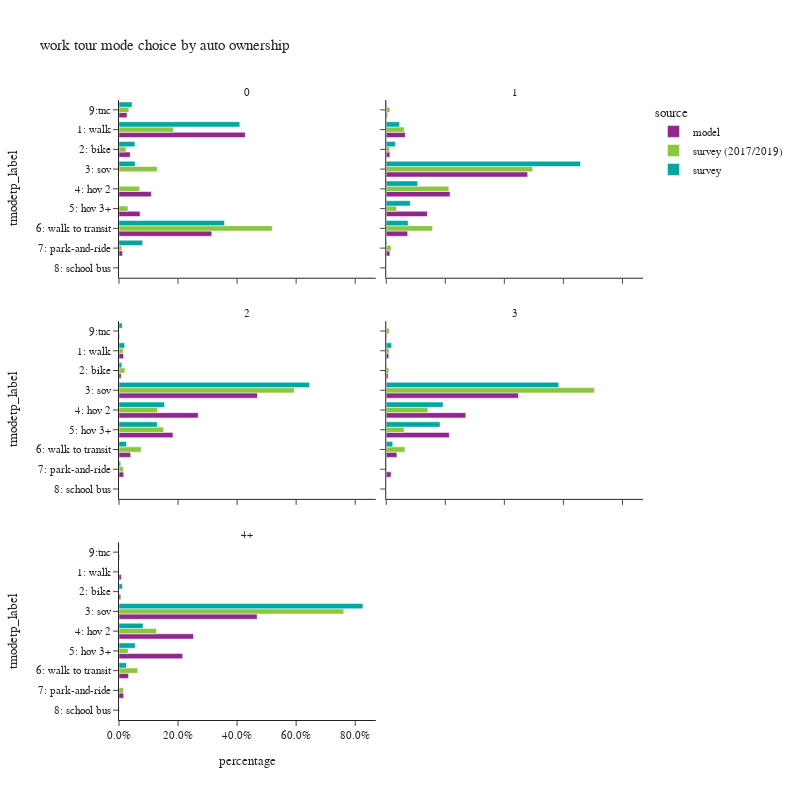

Here is the notebook cell this chart was saved with:
### Code cell
plot_mode_choice(wk_tour.loc[wk_tour['auto_ownership_4+']!="-1"],"auto_ownership_4+",
                 {"auto_ownership_4+":["0","1","2","3","4+"],
                  "tmodetp_label":["1: walk","2: bike","3: sov","4: hov 2","5: hov 3+","6: walk to transit",
                                   "7: park-and-ride","8: school bus","9: other–survey only"]},
                 "auto ownership",2,800)

### Figure 1 — Plotly figure (JSON) as saved in the notebook; plotly's stock layout.template omitted (floating-point values rounded to 4 significant figures)
{"data": [{"alignmentgroup": "True", "customdata": [[16785], [1488], [4296], [2801], [12341], [473], [1070]], "hovertemplate": "source=model<br>auto_ownership_4+=0<br>percentage=%{x}<br>tmodetp_label=%{y}<br>sample count=%{customdata[0]}<extra></extra>", "legendgroup": "model", "marker": {"color": "#91268F", "pattern": {"shape": ""}}, "name": "model", "offsetgroup": "model", "orientation": "h", "showlegend": true, "textposition": "auto", "type": "bar", "x": [0.4276, 0.03791, 0.1094, 0.07136, 0.3144, 0.01205, 0.02726], "xaxis": "x5", "y": ["1: walk", "2: bike", "4: hov 2", "5: hov 3+", "6: walk to transit", "7: park-and-ride", "9:tnc"], "yaxis": "y5"}, {"alignmentgroup": "True", "customdata": [[21441], [4112], [158894], [71709], [46208], [24035], [4059], [1304]], "hovertemplate": "source=model<br>auto_ownership_4+=1<br>percentage=%{x}<br>tmodetp_label=%{y}<br>sample count=%{customdata[0]}<extra></extra>", "legendgroup": "model", "marker": {"color": "#91268F", "pattern": {"shape": ""}}, "name": "model", "offsetgroup": "model", "orientation": "h", "showlegend": false, "textposition": "auto", "type": "bar", "x": [0.06463, 0.01239, 0.4789, 0.2161, 0.1393, 0.07245, 0.01223, 0.003931], "xaxis": "x6", "y": ["1: walk", "2: bike", "3: sov", "4: hov 2", "5: hov 3+", "6: walk to transit", "7: park-and-ride", "9:tnc"], "yaxis": "y6"}, {"alignmentgroup": "True", "customdata": [[8135], [3965], [248195], [141973], [96698], [20750], [8463], [1091]], "hovertemplate": "source=model<br>auto_ownership_4+=2<br>percentage=%{x}<br>tmodetp_label=%{y}<br>sample count=%{customdata[0]}<extra></extra>", "legendgroup": "model", "marker": {"color": "#91268F", "pattern": {"shape": ""}}, "name": "model", "offsetgroup": "model", "orientation": "h", "showlegend": false, "textposition": "auto", "type": "bar", "x": [0.01537, 0.007491, 0.4689, 0.2682, 0.1827, 0.0392, 0.01599, 0.002061], "xaxis": "x3", "y": ["1: walk", "2: bike", "3: sov", "4: hov 2", "5: hov 3+", "6: walk to transit", "7: park-and-ride", "9:tnc"], "yaxis": "y3"}, {"alignmentgroup": "True", "customdata": [[2213], [1624], [113158], [68081], [54008], [9134], [4131], [474]], "hovertemplate": "source=model<br>auto_ownership_4+=3<br>percentage=%{x}<br>tmodetp_label=%{y}<br>sample count=%{customdata[0]}<extra></extra>", "legendgroup": "model", "marker": {"color": "#91268F", "pattern": {"shape": ""}}, "name": "model", "offsetgroup": "model", "orientation": "h", "showlegend": false, "textposition": "auto", "type": "bar", "x": [0.008753, 0.006423, 0.4476, 0.2693, 0.2136, 0.03613, 0.01634, 0.001875], "xaxis": "x4", "y": ["1: walk", "2: bike", "3: sov", "4: hov 2", "5: hov 3+", "6: walk to transit", "7: park-and-ride", "9:tnc"], "yaxis": "y4"}, {"alignmentgroup": "True", "customdata": [[1408], [1059], [82017], [44254], [37794], [5613], [2802], [352]], "hovertemplate": "source=model<br>auto_ownership_4+=4+<br>percentage=%{x}<br>tmodetp_label=%{y}<br>sample count=%{customdata[0]}<extra></extra>", "legendgroup": "model", "marker": {"color": "#91268F", "pattern": {"shape": ""}}, "name": "model", "offsetgroup": "model", "orientation": "h", "showlegend": false, "textposition": "auto", "type": "bar", "x": [0.008032, 0.006041, 0.4679, 0.2524, 0.2156, 0.03202, 0.01598, 0.002008], "xaxis": "x", "y": ["1: walk", "2: bike", "3: sov", "4: hov 2", "5: hov 3+", "6: walk to transit", "7: park-and-ride", "9:tnc"], "yaxis": "y"}, {"alignmentgroup": "True", "customdata": [[167], [38], [11], [11], [4], [413], [3], [19]], "hovertemplate": "source=survey (2017/2019)<br>auto_ownership_4+=0<br>percentage=%{x}<br>tmodetp_label=%{y}<br>sample count=%{customdata[0]}<extra></extra>", "legendgroup": "survey (2017/2019)", "marker": {"color": "#8CC63E", "pattern": {"shape": ""}}, "name": "survey (2017/2019)", "offsetgroup": "survey (2017/2019)", "orientation": "h", "showlegend": true, "textposition": "auto", "type": "bar", "x": [0.1849, 0.02357, 0.1294, 0.07001, 0.03022, 0.5192, 0.009508, 0.03322], "xaxis": "x5", "y": ["1: walk", "2: bike", "3: sov", "4: hov 2", "5: hov 3+", "6: walk to transit", "7: park-and-ride", "9:tnc"], "yaxis": "y5"}, {"alignmentgroup": "True", "customdata": [[253], [99], [854], [273], [97], [749], [36], [1], [32]], "hovertemplate": "source=survey (2017/2019)<br>auto_ownership_4+=1<br>percentage=%{x}<br>tmodetp_label=%{y}<br>sample count=%{customdata[0]}<extra></extra>", "legendgroup": "survey (2017/2019)", "marker": {"color": "#8CC63E", "pattern": {"shape": ""}}, "name": "survey (2017/2019)", "offsetgroup": "survey (2017/2019)", "orientation": "h", "showlegend": false, "textposition": "auto", "type": "bar", "x": [0.06084, 0.0109, 0.496, 0.212, 0.03507, 0.1569, 0.01619, 7.305e-05, 0.01201], "xaxis": "x6", "y": ["1: walk", "2: bike", "3: sov", "4: hov 2", "5: hov 3+", "6: walk to transit", "7: park-and-ride", "8: school bus", "9:tnc"], "yaxis": "y6"}, {"alignmentgroup": "True", "customdata": [[51], [46], [929], [240], [129], [315], [38], [1], [11]], "hovertemplate": "source=survey (2017/2019)<br>auto_ownership_4+=2<br>percentage=%{x}<br>tmodetp_label=%{y}<br>sample count=%{customdata[0]}<extra></extra>", "legendgroup": "survey (2017/2019)", "marker": {"color": "#8CC63E", "pattern": {"shape": ""}}, "name": "survey (2017/2019)", "offsetgroup": "survey (2017/2019)", "orientation": "h", "showlegend": false, "textposition": "auto", "type": "bar", "x": [0.01427, 0.01999, 0.5939, 0.1302, 0.151, 0.07512, 0.01408, 0.0001075, 0.001361], "xaxis": "x3", "y": ["1: walk", "2: bike", "3: sov", "4: hov 2", "5: hov 3+", "6: walk to transit", "7: park-and-ride", "8: school bus", "9:tnc"], "yaxis": "y3"}, {"alignmentgroup": "True", "customdata": [[1], [7], [253], [51], [23], [32], [3], [1], [2]], "hovertemplate": "source=survey (2017/2019)<br>auto_ownership_4+=3<br>percentage=%{x}<br>tmodetp_label=%{y}<br>sample count=%{customdata[0]}<extra></extra>", "legendgroup": "survey (2017/2019)", "marker": {"color": "#8CC63E", "pattern": {"shape": ""}}, "name": "survey (2017/2019)", "offsetgroup": "survey (2017/2019)", "orientation": "h", "showlegend": false, "textposition": "auto", "type": "bar", "x": [0.009895, 0.008596, 0.705, 0.1409, 0.06034, 0.06335, 0.001978, 7.552e-06, 0.009953], "xaxis": "x4", "y": ["1: walk", "2: bike", "3: sov", "4: hov 2", "5: hov 3+", "6: walk to transit", "7: park-and-ride", "8: school bus", "9:tnc"], "yaxis": "y4"}, {"alignmentgroup": "True", "customdata": [[1], [1], [113], [13], [4], [9], [2], [1]], "hovertemplate": "source=survey (2017/2019)<br>auto_ownership_4+=4+<br>percentage=%{x}<br>tmodetp_label=%{y}<br>sample count=%{customdata[0]}<extra></extra>", "legendgroup": "survey (2017/2019)", "marker": {"color": "#8CC63E", "pattern": {"shape": ""}}, "name": "survey (2017/2019)", "offsetgroup": "survey (2017/2019)", "orientation": "h", "showlegend": false, "textposition": "auto", "type": "bar", "x": [0.0001081, 0.0006591, 0.7612, 0.127, 0.03056, 0.06355, 0.01493, 0.001927], "xaxis": "x", "y": ["1: walk", "2: bike", "3: sov", "4: hov 2", "5: hov 3+", "6: walk to transit", "7: park-and-ride", "8: school bus"], "yaxis": "y"}, {"alignmentgroup": "True", "customdata": [[53], [26], [2], [2], [93], [7], [6]], "hovertemplate": "source=survey<br>auto_ownership_4+=0<br>percentage=%{x}<br>tmodetp_label=%{y}<br>sample count=%{customdata[0]}<extra></extra>", "legendgroup": "survey", "marker": {"color": "#00A7A0", "pattern": {"shape": ""}}, "name": "survey", "offsetgroup": "survey", "orientation": "h", "showlegend": true, "textposition": "auto", "type": "bar", "x": [0.4092, 0.05364, 0.05471, 0.0008115, 0.3573, 0.08009, 0.04431], "xaxis": "x5", "y": ["1: walk", "2: bike", "3: sov", "4: hov 2", "6: walk to transit", "7: park-and-ride", "9:tnc"], "yaxis": "y5"}, {"alignmentgroup": "True", "customdata": [[68], [59], [355], [70], [27], [108], [5], [4]], "hovertemplate": "source=survey<br>auto_ownership_4+=1<br>percentage=%{x}<br>tmodetp_label=%{y}<br>sample count=%{customdata[0]}<extra></extra>", "legendgroup": "survey", "marker": {"color": "#00A7A0", "pattern": {"shape": ""}}, "name": "survey", "offsetgroup": "survey", "orientation": "h", "showlegend": false, "textposition": "auto", "type": "bar", "x": [0.0452, 0.03084, 0.6579, 0.1064, 0.08168, 0.07385, 0.001542, 0.002598], "xaxis": "x6", "y": ["1: walk", "2: bike", "3: sov", "4: hov 2", "5: hov 3+", "6: walk to transit", "7: park-and-ride", "9:tnc"], "yaxis": "y6"}, {"alignmentgroup": "True", "customdata": [[20], [17], [422], [66], [35], [46], [4], [1]], "hovertemplate": "source=survey<br>auto_ownership_4+=2<br>percentage=%{x}<br>tmodetp_label=%{y}<br>sample count=%{customdata[0]}<extra></extra>", "legendgroup": "survey", "marker": {"color": "#00A7A0", "pattern": {"shape": ""}}, "name": "survey", "offsetgroup": "survey", "orientation": "h", "showlegend": false, "textposition": "auto", "type": "bar", "x": [0.01941, 0.009495, 0.6453, 0.1543, 0.1298, 0.02542, 0.005583, 0.01069], "xaxis": "x3", "y": ["1: walk", "2: bike", "3: sov", "4: hov 2", "5: hov 3+", "6: walk to transit", "7: park-and-ride", "9:tnc"], "yaxis": "y3"}, {"alignmentgroup": "True", "customdata": [[2], [3], [123], [28], [13], [6]], "hovertemplate": "source=survey<br>auto_ownership_4+=3<br>percentage=%{x}<br>tmodetp_label=%{y}<br>sample count=%{customdata[0]}<extra></extra>", "legendgroup": "survey", "marker": {"color": "#00A7A0", "pattern": {"shape": ""}}, "name": "survey", "offsetgroup": "survey", "orientation": "h", "showlegend": false, "textposition": "auto", "type": "bar", "x": [0.01826, 0.001036, 0.5841, 0.1923, 0.1823, 0.022], "xaxis": "x4", "y": ["1: walk", "2: bike", "3: sov", "4: hov 2", "5: hov 3+", "6: walk to transit"], "yaxis": "y4"}, {"alignmentgroup": "True", "customdata": [[3], [76], [10], [3], [1], [1], [1]], "hovertemplate": "source=survey<br>auto_ownership_4+=4+<br>percentage=%{x}<br>tmodetp_label=%{y}<br>sample count=%{customdata[0]}<extra></extra>", "legendgroup": "survey", "marker": {"color": "#00A7A0", "pattern": {"shape": ""}}, "name": "survey", "offsetgroup": "survey", "orientation": "h", "showlegend": false, "textposition": "auto", "type": "bar", "x": [0.01146, 0.8261, 0.08145, 0.05483, 0.02499, 0.0002432, 0.0008715], "xaxis": "x", "y": ["2: bike", "3: sov", "4: hov 2", "5: hov 3+", "6: walk to transit", "7: park-and-ride", "9:tnc"], "yaxis": "y"}], "layout": {"annotations": [{"font": {}, "showarrow": false, "text": "4+", "x": 0.245, "xanchor": "center", "xref": "paper", "y": 0.2867, "yanchor": "bottom", "yref": "paper"}, {"font": {}, "showarrow": false, "text": "2", "x": 0.245, "xanchor": "center", "xref": "paper", "y": 0.6433, "yanchor": "bottom", "yref": "paper"}, {"font": {}, "showarrow": false, "text": "3", "x": 0.755, "xanchor": "center", "xref": "paper", "y": 0.6433, "yanchor": "bottom", "yref": "paper"}, {"font": {}, "showarrow": false, "text": "0", "x": 0.245, "xanchor": "center", "xref": "paper", "y": 1.0, "yanchor": "bottom", "yref": "paper"}, {"font": {}, "showarrow": false, "text": "1", "x": 0.755, "xanchor": "center", "xref": "paper", "y": 1.0, "yanchor": "bottom", "yref": "paper"}], "barmode": "group", "height": 800, "legend": {"title": {"text": "source"}, "tracegroupgap": 0}, "title": {"text": "work tour mode choice by auto ownership"}, "width": 800, "xaxis": {"anchor": "y", "domain": [0.0, 0.49], "tickformat": ".1%", "title": {"text": "percentage"}}, "xaxis2": {"anchor": "y2", "domain": [0.51, 1.0], "matches": "x", "tickformat": ".1%", "title": {"text": "percentage"}}, "xaxis3": {"anchor": "y3", "domain": [0.0, 0.49], "matches": "x", "showticklabels": false, "tickformat": ".1%"}, "xaxis4": {"anchor": "y4", "domain": [0.51, 1.0], "matches": "x", "showticklabels": false, "tickformat": ".1%"}, "xaxis5": {"anchor": "y5", "domain": [0.0, 0.49], "matches": "x", "showticklabels": false, "tickformat": ".1%"}, "xaxis6": {"anchor": "y6", "domain": [0.51, 1.0], "matches": "x", "showticklabels": false, "tickformat": ".1%"}, "yaxis": {"anchor": "x", "categoryarray": ["9: other–survey only", "8: school bus", "7: park-and-ride", "6: walk to transit", "5: hov 3+", "4: hov 2", "3: sov", "2: bike", "1: walk"], "categoryorder": "array", "domain": [0.0, 0.2867], "title": {"text": "tmodetp_label"}}, "yaxis2": {"anchor": "x2", "domain": [0.0, 0.2867], "matches": "y", "showticklabels": false}, "yaxis3": {"anchor": "x3", "categoryarray": ["9: other–survey only", "8: school bus", "7: park-and-ride", "6: walk to transit", "5: hov 3+", "4: hov 2", "3: sov", "2: bike", "1: walk"], "categoryorder": "array", "domain": [0.3567, 0.6433], "matches": "y", "title": {"text": "tmodetp_label"}}, "yaxis4": {"anchor": "x4", "domain": [0.3567, 0.6433], "matches": "y", "showticklabels": false}, "yaxis5": {"anchor": "x5", "categoryarray": ["9: other–survey only", "8: school bus", "7: park-and-ride", "6: walk to transit", "5: hov 3+", "4: hov 2", "3: sov", "2: bike", "1: walk"], "categoryorder": "array", "domain": [0.7133, 1.0], "matches": "y", "title": {"text": "tmodetp_label"}}, "yaxis6": {"anchor": "x6", "domain": [0.7133, 1.0], "matches": "y", "showticklabels": false}}}
